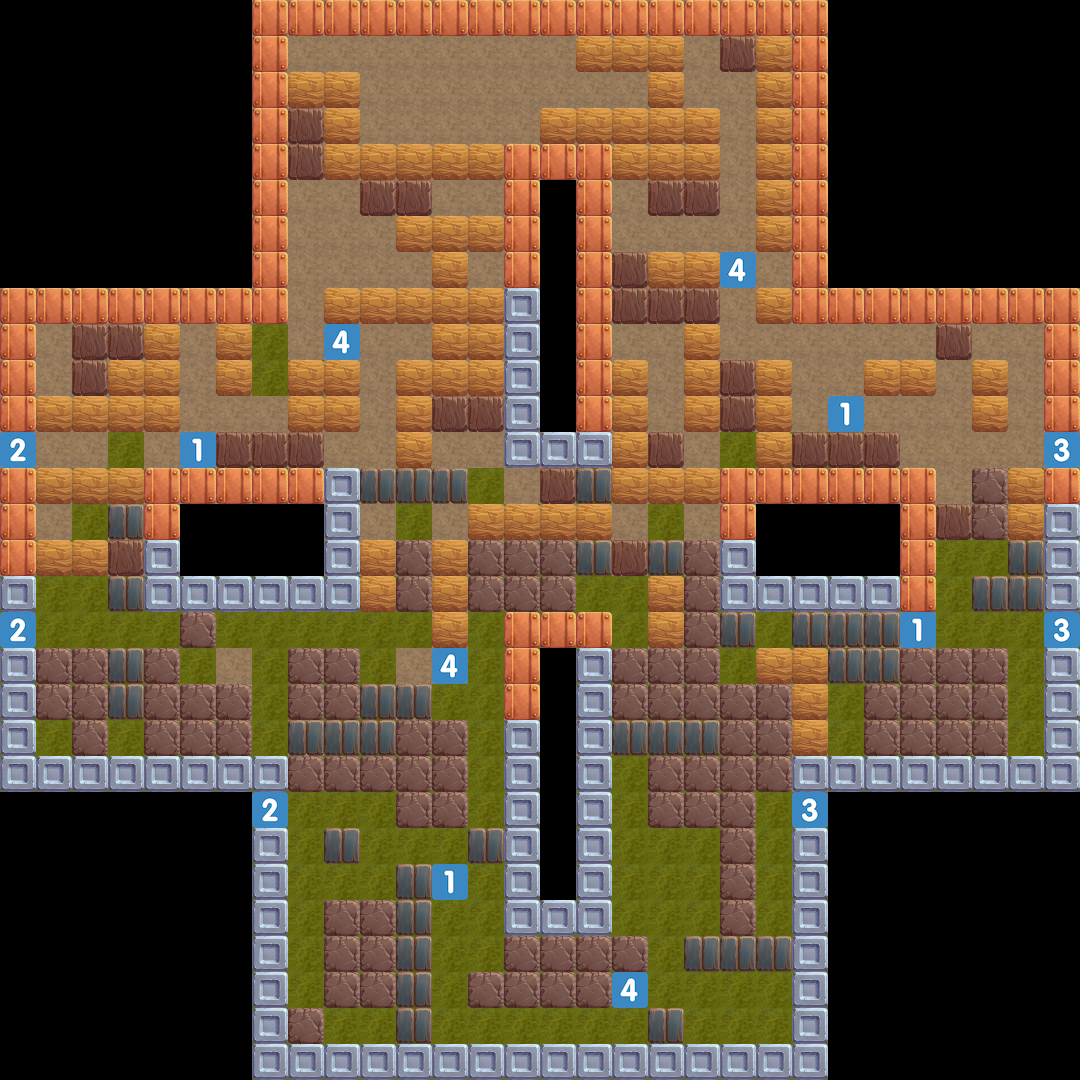

Rendered tile map (Tiled .tmx) drawn with the repository's tilesets; below, a short description and the full map source, tile grids included:
An orthogonal 30x30 tile map with 36x36 px tiles, 2 tile layers (tile-ground, tile-entities), 2 tilesets.

<map version="1.2" tiledversion="1.2.0" orientation="orthogonal" renderorder="right-down" width="30" height="30" tilewidth="36" tileheight="36" infinite="0" nextlayerid="15" nextobjectid="7">
 <tileset firstgid="1" name="objectsTileset" tilewidth="36" tileheight="36" tilecount="28" columns="28">
  <image source="../objectsTileset.png" width="1008" height="36" />
  <tile id="0">
   <properties>
    <property name="BRICK" value="0" />
   </properties>
  </tile>
  <tile id="1">
   <properties>
    <property name="BRICK" value="0" />
   </properties>
  </tile>
  <tile id="2">
   <properties>
    <property name="BRICK" value="0" />
   </properties>
  </tile>
  <tile id="3">
   <properties>
    <property name="BRICK" value="0" />
   </properties>
  </tile>
  <tile id="4">
   <properties>
    <property name="BRICK" value="0" />
   </properties>
  </tile>
  <tile id="5">
   <properties>
    <property name="BRICK" value="0" />
   </properties>
  </tile>
  <tile id="6">
   <properties>
    <property name="BRICK" value="0" />
   </properties>
  </tile>
  <tile id="7">
   <properties>
    <property name="BRICK" value="0" />
   </properties>
  </tile>
  <tile id="15">
   <properties>
    <property name="WALL" value="1" />
   </properties>
  </tile>
  <tile id="16">
   <properties>
    <property name="WALL" value="1" />
   </properties>
  </tile>
  <tile id="17">
   <properties>
    <property name="WALL" value="1" />
   </properties>
  </tile>
  <tile id="18">
   <properties>
    <property name="WALL" value="1" />
   </properties>
  </tile>
  <tile id="19">
   <properties>
    <property name="WALL" value="1" />
   </properties>
  </tile>
  <tile id="20">
   <properties>
    <property name="WALL" value="1" />
   </properties>
  </tile>
  <tile id="21">
   <properties>
    <property name="WALL" value="1" />
   </properties>
  </tile>
  <tile id="22">
   <properties>
    <property name="WALL" value="1" />
   </properties>
  </tile>
  <tile id="23">
   <properties>
    <property name="WOOD" value="2" />
   </properties>
  </tile>
  <tile id="24">
   <properties>
    <property name="WOOD" value="2" />
   </properties>
  </tile>
  <tile id="25">
   <properties>
    <property name="WOOD" value="2" />
   </properties>
  </tile>
  <tile id="26">
   <properties>
    <property name="WOOD" value="2" />
   </properties>
  </tile>
  <tile id="27">
   <properties>
    <property name="WOOD" value="2" />
   </properties>
  </tile>
 </tileset>
 <tileset firstgid="29" source="../enemytile.tsx" />
 <layer id="13" name="tile-ground" width="30" height="30">
  <data encoding="csv">
0,0,0,0,0,0,0,15,15,15,15,15,15,15,15,15,15,15,15,15,15,15,15,0,0,0,0,0,0,0,
0,0,0,0,0,0,0,15,15,15,15,15,15,15,15,15,15,15,15,15,15,15,15,0,0,0,0,0,0,0,
0,0,0,0,0,0,0,15,15,15,15,15,15,15,15,15,15,15,15,15,15,15,15,0,0,0,0,0,0,0,
0,0,0,0,0,0,0,15,15,15,15,15,15,15,15,15,15,15,15,15,15,15,15,0,0,0,0,0,0,0,
0,0,0,0,0,0,0,15,15,15,15,15,15,15,15,15,15,15,15,15,15,15,15,0,0,0,0,0,0,0,
0,0,0,0,0,0,0,15,15,15,15,15,15,15,15,0,15,15,15,15,15,15,15,0,0,0,0,0,0,0,
0,0,0,0,0,0,0,15,15,15,15,15,15,15,15,0,15,15,15,15,15,15,15,0,0,0,0,0,0,0,
0,0,0,0,0,0,0,15,15,15,15,15,15,15,15,0,15,15,15,15,15,15,15,0,0,0,0,0,0,0,
15,15,15,15,15,15,15,15,15,15,15,15,15,15,15,0,15,15,15,15,15,15,15,15,15,15,15,15,15,15,
15,15,15,15,15,15,15,10,15,15,15,15,15,15,15,0,15,15,15,15,15,15,15,15,15,15,15,15,15,15,
15,15,15,15,15,15,15,10,10,15,15,15,15,15,15,0,15,15,15,15,15,15,15,15,15,15,15,15,15,15,
15,15,15,15,15,15,15,15,15,15,15,15,15,15,15,0,15,15,15,15,15,15,15,15,15,15,15,15,15,15,
15,15,15,10,15,15,15,15,15,15,15,15,15,15,15,15,15,15,15,15,10,10,10,10,15,15,15,15,15,15,
15,15,10,10,15,15,15,11,15,15,15,10,15,10,15,15,10,15,15,15,15,15,15,15,15,15,15,15,10,15,
15,15,10,15,15,0,0,0,0,15,15,10,15,15,10,15,15,15,10,15,15,0,0,0,0,15,15,10,15,15,
15,10,10,15,15,0,0,0,0,15,15,15,15,15,10,10,10,15,10,15,15,0,0,0,0,15,10,10,10,15,
10,10,10,10,10,10,10,10,10,10,10,10,15,10,10,10,10,10,10,10,10,15,10,10,10,10,10,10,10,15,
10,10,10,10,10,10,10,10,10,10,10,10,15,10,10,10,10,10,15,10,10,10,10,15,15,15,10,10,10,10,
10,10,10,10,10,10,15,10,10,10,10,15,15,10,10,0,10,10,15,10,10,10,10,10,10,15,10,10,10,10,
10,10,10,10,10,15,15,10,10,10,10,15,10,10,15,0,10,10,10,10,10,15,15,10,10,10,10,10,10,10,
10,10,10,10,10,10,10,10,15,10,10,10,10,10,10,0,15,10,10,10,10,10,15,10,10,10,10,15,10,10,
10,10,10,10,10,10,10,10,10,10,10,10,10,10,10,0,10,10,10,10,10,10,15,10,10,10,10,10,10,10,
0,0,0,0,0,0,0,10,10,10,10,10,10,10,10,0,10,10,10,10,10,10,10,0,0,0,0,0,0,0,
0,0,0,0,0,0,0,10,10,10,10,10,10,10,10,0,10,10,10,10,10,10,10,0,0,0,0,0,0,0,
0,0,0,0,0,0,0,10,10,10,10,10,10,10,10,0,10,10,10,10,10,10,10,0,0,0,0,0,0,0,
0,0,0,0,0,0,0,10,10,10,10,10,10,10,10,10,10,10,10,10,10,10,10,0,0,0,0,0,0,0,
0,0,0,0,0,0,0,10,10,10,10,10,10,10,10,10,10,10,10,10,10,10,10,0,0,0,0,0,0,0,
0,0,0,0,0,0,0,10,10,10,10,10,10,10,10,10,10,10,10,10,10,10,10,0,0,0,0,0,0,0,
0,0,0,0,0,0,0,10,10,10,10,10,10,10,10,10,10,10,10,10,10,10,10,0,0,0,0,0,0,0,
0,0,0,0,0,0,0,10,10,10,10,10,10,10,10,10,10,10,10,10,10,10,10,0,0,0,0,0,0,0
</data>
 </layer>
 <layer id="14" name="tile-entities" width="30" height="30">
  <data encoding="csv">
0,0,0,0,0,0,0,17,17,17,17,17,17,17,17,17,17,17,17,17,17,17,17,0,0,0,0,0,0,0,
0,0,0,0,0,0,0,17,0,0,0,0,0,0,0,0,5,5,5,0,28,5,17,0,0,0,0,0,0,0,
0,0,0,0,0,0,0,17,5,5,0,0,0,0,0,0,0,0,5,0,0,5,17,0,0,0,0,0,0,0,
0,0,0,0,0,0,0,17,28,5,0,0,0,0,0,5,5,5,5,5,0,5,17,0,0,0,0,0,0,0,
0,0,0,0,0,0,0,17,28,5,5,5,5,5,17,17,17,5,5,5,0,5,17,0,0,0,0,0,0,0,
0,0,0,0,0,0,0,17,0,0,28,28,0,0,17,0,17,0,28,28,0,5,17,0,0,0,0,0,0,0,
0,0,0,0,0,0,0,17,0,0,0,5,5,5,17,0,17,0,0,0,0,5,17,0,0,0,0,0,0,0,
0,0,0,0,0,0,0,17,0,0,0,0,5,0,17,0,17,28,5,5,31,0,17,0,0,0,0,0,0,0,
17,17,17,17,17,17,17,17,0,5,5,5,5,5,23,0,17,28,28,28,0,5,17,17,17,17,17,17,17,17,
17,0,28,28,5,0,5,0,0,31,0,0,5,5,23,0,17,0,0,5,0,0,0,0,0,0,28,0,0,17,
17,0,28,5,5,0,5,0,5,5,0,5,5,5,23,0,17,5,0,5,28,5,0,0,5,5,0,5,0,17,
17,5,5,5,5,0,0,0,5,5,0,5,28,28,23,0,17,5,0,5,28,5,0,33,0,0,0,5,0,17,
37,0,0,0,0,33,28,28,28,0,0,5,0,0,23,23,23,5,28,0,0,5,28,28,28,0,0,0,0,36,
17,5,5,5,17,17,17,17,17,23,24,24,24,0,0,28,24,5,5,5,17,17,17,17,17,17,0,4,5,17,
17,0,0,24,17,0,0,0,0,23,0,0,0,5,5,5,5,0,0,0,17,0,0,0,0,17,28,4,5,23,
17,5,5,28,23,0,0,0,0,23,5,4,5,4,4,4,24,28,24,4,23,0,0,0,0,17,0,0,24,23,
23,0,0,24,23,23,23,23,23,23,5,4,5,4,4,4,0,0,5,4,23,23,23,23,23,17,0,24,24,23,
37,0,0,0,0,4,0,0,0,0,0,0,5,0,17,17,17,0,5,4,24,0,24,24,24,33,0,0,0,36,
23,4,4,24,4,0,0,0,4,4,0,0,31,0,17,0,23,4,4,4,0,5,5,24,24,4,4,4,0,23,
23,4,4,24,4,4,4,0,4,4,24,24,0,0,17,0,23,4,4,4,4,4,5,0,4,4,4,4,0,23,
23,0,4,0,4,4,4,0,24,24,24,4,4,0,23,0,23,24,24,24,4,4,5,0,4,4,4,4,0,23,
23,23,23,23,23,23,23,23,4,4,4,4,4,0,23,0,23,0,4,4,4,4,23,23,23,23,23,23,23,23,
0,0,0,0,0,0,0,37,0,0,0,4,4,0,23,0,23,0,4,4,4,0,36,0,0,0,0,0,0,0,
0,0,0,0,0,0,0,23,0,24,0,0,0,24,23,0,23,0,0,0,4,0,23,0,0,0,0,0,0,0,
0,0,0,0,0,0,0,23,0,0,0,24,33,0,23,0,23,0,0,0,4,0,23,0,0,0,0,0,0,0,
0,0,0,0,0,0,0,23,0,4,4,24,0,0,23,23,23,0,0,0,4,0,23,0,0,0,0,0,0,0,
0,0,0,0,0,0,0,23,0,4,4,24,0,0,4,4,4,4,0,24,24,24,23,0,0,0,0,0,0,0,
0,0,0,0,0,0,0,23,0,4,4,24,0,4,4,4,4,31,0,0,0,0,23,0,0,0,0,0,0,0,
0,0,0,0,0,0,0,23,4,0,0,24,0,0,0,0,0,0,24,0,0,0,23,0,0,0,0,0,0,0,
0,0,0,0,0,0,0,23,23,23,23,23,23,23,23,23,23,23,23,23,23,23,23,0,0,0,0,0,0,0
</data>
 </layer>
 <objectgroup id="9" name="collision-layer" />
</map>
